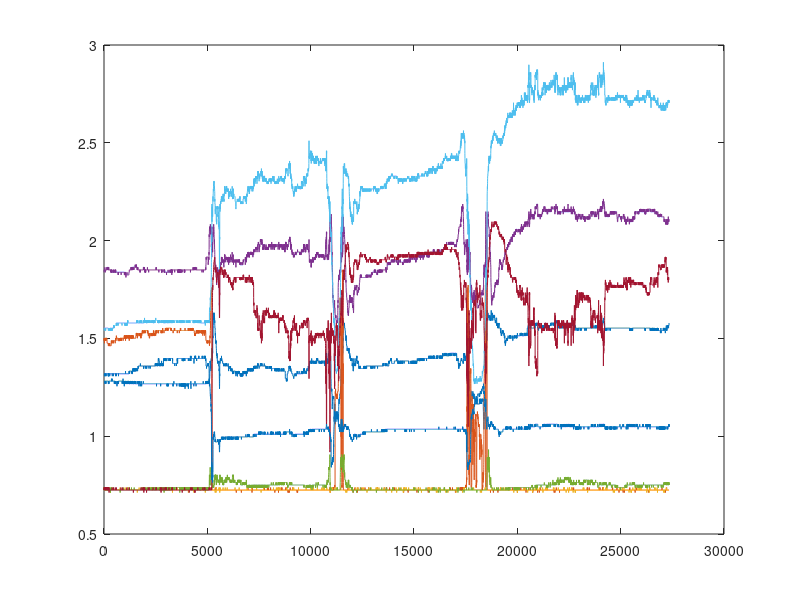

MATLAB code for this plot: (Note: this script raises an error after producing the figure.)
% Malthe extra data
extraData = load('MaltheNewDataInward5.mat')
extraDatafsr = extraData.raw_data.open;
extraDatafsr = extraDatafsr.fsr_data;
plot(extraDatafsr)
%%
extraInterval = {[1,1001],[1001,2001],[8000,9000],[9001,10001],[14000,15000],[15001,16001],[21000,22000],[24001,25001]}
cutExtraData = extract_and_plot_intervals(extraDatafsr,extraInterval);
for i = 1:8
    filename = sprintf('dataMaltheExtraDataInward5%01d.xls',i);
    xlswrite(filename, cutExtraData(:,:,i))
end
%% Malthe new data no load
newMaltheNoLoad = load('MaltheNoLoadNew.mat')
newMaltheNoLoadfsr = newMaltheNoLoad.raw_data.open;
newMaltheNoLoadfsr = newMaltheNoLoadfsr.fsr_data;

plot(newMaltheNoLoadfsr)
%% Malthe new data flexed no load
newIntervalsNoLoad = {[1,5000]}
cutNewMaltheNoLoadfsr = extract_and_plot_intervals(newMaltheNoLoadfsr,newIntervalsNoLoad);

filename = sprintf('dataNewMaltheNoLoadfsrFlexed.xls');
xlswrite(filename, cutNewMaltheNoLoadfsr(:,:,1))

%% Malthe new data Rest no load
newIntervalsNoLoadRest = {[7001,12000]}
cutNewMaltheNoLoadfsrRest = extract_and_plot_intervals(newMaltheNoLoadfsr,newIntervalsNoLoadRest);

filename = sprintf('dataNewMaltheNoLoadfsrRest.xls');
xlswrite(filename, cutNewMaltheNoLoadfsrRest(:,:,1))
%% Malthe new data load 1
newMaltheLoad = load('MaltheLoadNew.mat')
newMaltheLoadfsr = newMaltheLoad.raw_data.open;
newMaltheLoadfsr = newMaltheLoadfsr.fsr_data;

plot(newMaltheLoadfsr)
%% Malthe new data load 1 flexed
newIntervalsLoad = {[1,5000]}
cutNewMaltheLoadfsr = extract_and_plot_intervals(newMaltheLoadfsr,newIntervalsLoad);

filename = sprintf('dataNewMaltheLoadfsrFlexed.xls');
xlswrite(filename, cutNewMaltheLoadfsr(:,:,1))
%% Malthe new data load 1 rest
newIntervalsLoadRest = {[7001,12000]}
cutNewMaltheLoadfsrRest = extract_and_plot_intervals(newMaltheLoadfsr,newIntervalsLoadRest);

filename = sprintf('dataNewMaltheLoadfsrRest.xls');
xlswrite(filename, cutNewMaltheLoadfsrRest(:,:,1))
%% Malthe new data load 2
newMaltheLoad2 = load('MaltheLoad2New.mat')
newMaltheLoad2fsr = newMaltheLoad2.raw_data.open;
newMaltheLoad2fsr = newMaltheLoad2fsr.fsr_data;

plot(newMaltheLoad2fsr)
%% Malthe new data load 2 flexed
newIntervalsLoad2 = {[1,5000]}
cutNewMaltheLoad2fsr = extract_and_plot_intervals(newMaltheLoad2fsr,newIntervalsLoad2);

filename = sprintf('dataNewMaltheLoad2fsrFlexed.xls');
xlswrite(filename, cutNewMaltheLoad2fsr(:,:,1))
%% Malthe new data load 2 rest
newIntervalsLoad2Rest = {[9000,13000]}
cutNewMaltheLoad2fsrRest = extract_and_plot_intervals(newMaltheLoad2fsr,newIntervalsLoad2Rest);

filename = sprintf('dataNewMaltheLoad2fsrRest.xls');
xlswrite(filename, cutNewMaltheLoad2fsrRest(:,:,1))
%%
% Malthe Large Load
MaltheLargeLoad = load('MaltheLargePayload.mat');
MaltheLargeLoadfsr = MaltheLargeLoad.raw_data.open;
MaltheLargeLoadfsr = MaltheLargeLoadfsr.fsr_data;

plot(MaltheLargeLoadfsr)
%% Malthe Large load Extract xls files flexed
Intervalslarge1 = {[4200,6400],[9700,12400],[16000,18750],[21650,24100],[28200,31000],[34530,37000],[40481,42641],[46483,49384],[52714,55300],[58900,60900]}
cutMaltheLargeLoadfsr = extract_and_plot_intervals(MaltheLargeLoadfsr,Intervalslarge1);
for i = 1:10
    filename = sprintf('dataMaltheLargeLoadfsrFlexed%04d.xls',i);
    xlswrite(filename, cutMaltheLargeLoadfsr(:,:,i))
end
%% Malthe Large load Extract xls files rest
Intervalslarge2 = {[6500,9500],[12600,15600],[19000,21500],[26000,28000],[31500,34000],[37500,40000],[43500,46000],[50000,52500],[55500,58000]}
cutMaltheLargeLoadfsr = extract_and_plot_intervals(MaltheLargeLoadfsr,Intervalslarge2);
for i = 1:9
    filename = sprintf('dataMaltheLargeLoadfsrRest%04d.xls',i);
    xlswrite(filename, cutMaltheLargeLoadfsr(:,:,i))
end
%% Malthe no load
MaltheNoLoad = load('dataMaltheNoLoad.mat');

MaltheNoLoadfsr = MaltheNoLoad.raw_data.open;

MaltheNoLoadfsr = MaltheNoLoadfsr.fsr_data;

plot(MaltheNoLoadfsr)
%% Malthe no load Extract xls files flexed
Intervals = {[565,3117],[6346,9361],[12549,15348],[18617,21511],[24743,27567],[30742,33730],[36939,39912],[42995,45861],[49136,52030],[55343,58307]};
cutMaltheNoLoadfsr = extract_and_plot_intervals(MaltheNoLoadfsr, Intervals);
for i = 1:10
    filename = sprintf('dataMaltheNoLoadFlexed%04d.xls',i);
    xlswrite(filename, cutMaltheNoLoadfsr(:,:,i))
end

%% Malthe no load Extract xls files rest
Intervals1 = {[3157,6306],[9401,12509],[15408,18577],[21561,24703],[27607,30702],[33770,36899],[39952,42955],[45901,49096],[52070,55303],[58347,61100]};
cutMaltheNoLoadfsr = extract_and_plot_intervals(MaltheNoLoadfsr, Intervals1);
for i = 1:10
    filename = sprintf('dataMaltheNoLoadRest%04d.xls',i);
    xlswrite(filename, cutMaltheNoLoadfsr(:,:,i))
end

%% Louis No Load
LouisNoLoad = load('dataLouisNoLoad.mat');

LouisNoLoadfsr = LouisNoLoad.raw_data.open;

LouisNoLoadfsr = LouisNoLoadfsr.fsr_data;

plot(LouisNoLoadfsr)
%% Louis no load Extract xls files edges
Intervals12 = {[500,1000],[3000,3700],[6200,6800], [9000,9600],[12100,12700],[15300,15900],[18000,18600], [21400,22000],[24450,25050],[27700,28300]};
cutLouisNoLoadedgesfsr = extract_and_plot_intervals(LouisNoLoadfsr, Intervals11);
for i = 1:10
    filename = sprintf('dataLouisNoLoadedges%04d.xls',i);
    xlswrite(filename, cutLouisNoLoadedgesfsr(:,:,i))
end
%% Malthe Load
MaltheLoad = load('dataMaltheLoad.mat');

MaltheLoadfsr = MaltheLoad.raw_data.open;

MaltheLoadfsr = MaltheLoadfsr.fsr_data;

plot(MaltheLoadfsr)
%% Malthe load Extract xls files flexed
Intervals2 = {[1,2850],[6130,9140],[12473,15245], [18534, 21382],[24801,28002],[30921,33672],[37223,39869], [43432,46101],[49202,52077],[55301,58061]};
cutMaltheLoadfsr = extract_and_plot_intervals(MaltheLoadfsr, Intervals2);
for i = 1:10
    filename = sprintf('dataMaltheLoadFlexed%04d.xls',i);
    xlswrite(filename, cutMaltheLoadfsr(:,:,i))
end
%% Malthe load Extract xls files rest
Intervals3 = {[2900,6090],[9180,12400],[15300,18400], [21400,24400 ],[28202,30800],[33800,37000],[40000,43000], [46200,49000],[52200,55200],[58200,60900]};
cutMaltheLoadfsr = extract_and_plot_intervals(MaltheLoadfsr, Intervals3);
for i = 1:10
    filename = sprintf('dataMaltheLoadRest%04d.xls',i);
    xlswrite(filename, cutMaltheLoadfsr(:,:,i))
end
%% Louis Load
LouisLoad = load('dataLouisLoad.mat');

LouisLoadfsr = LouisLoad.raw_data.open;

LouisLoadfsr = LouisLoadfsr.fsr_data;

plot(LouisLoadfsr)
%% Louis load Extract xls files flexed
Intervals4 = {[566,3200],[6440,9427],[12711,15539], [18535,21617],[24841,27744],[30895,34012],[37059,40021], [43280,46199],[49221,52384],[55506,58756]};
cutLouisLoadfsr = extract_and_plot_intervals(LouisLoadfsr, Intervals4);
for i = 1:10
    filename = sprintf('dataLouisLoadFlexed%04d.xls',i);
    xlswrite(filename, cutLouisLoadfsr(:,:,i))
end
%% Louis load Extract xls files Rest
Intervals4 = {[3250,6300],[9500,12600],[15600,18400], [21700,24800],[27800,30800],[34100,37000],[40100,43200], [46300,49200],[52400,55400],[58800,61100]};
cutLouisLoadfsr = extract_and_plot_intervals(LouisLoadfsr, Intervals4);
for i = 1:10
    filename = sprintf('dataLouisLoadRest%04d.xls',i);
    xlswrite(filename, cutLouisLoadfsr(:,:,i))
end
%% Louis load Extract xls files edges
Intervals11 = {[1,566],[3200,3700],[6200,6800], [9300,9900],[12500,13000],[15400,15900],[18400,19000], [21500,22000],[24500,25000],[27700,28200]};
cutLouisLoadedgesfsr = extract_and_plot_intervals(LouisLoadfsr, Intervals11);
for i = 1:10
    filename = sprintf('dataLouisLoadedges%04d.xls',i);
    xlswrite(filename, cutLouisLoadedgesfsr(:,:,i))
end
%% Emil Load
EmilLoad = load('EmilLoad.mat');
EmilLoadfsr = EmilLoad.raw_data.open;
EmilLoadfsr = EmilLoadfsr.fsr_data;

plot(EmilLoadfsr)
%% Emil Load Extract xls files Flexed
Intervals5 ={[1259,5040],[9941,14046],[19151,23213],[28494,32594],[37722,41516],[46758,50857],[56115,59812],[65188,68902],[74422,78293],[83649,87481]};
cutEmilLoadfsr = extract_and_plot_intervals(EmilLoadfsr, Intervals5);
for i = 1:10
    filename = sprintf('dataEmilLoadFlexed%04d.xls',i);
    xlswrite(filename, cutEmilLoadfsr(:,:,i));
end
%% Emil Load Extract xls files Rest
Intervals6 ={[5100,9700],[14300,19000],[23400,28400],[32700,37600],[41600,46600],[51000,56000],[60000,65000],[69000,74300],[78500,83500],[87600,91760]};
cutEmilLoadfsr = extract_and_plot_intervals(EmilLoadfsr, Intervals6);
for i = 1:10
    filename = sprintf('dataEmilLoadRest%04d.xls',i);
    xlswrite(filename, cutEmilLoadfsr(:,:,i));
end
%% Emil No Load
EmilNoLoad = load('EmilNoLoad.mat');
EmilNoLoadfsr = EmilNoLoad.raw_data.open;
EmilNoLoadfsr = EmilNoLoadfsr.fsr_data;

plot(EmilNoLoadfsr)
%% Emil No Load Extract xls files Flexed
Intervals7 = {[462,4503],[9624,13781],[18685,22799],[27773,31989],[37114,41196],[46035,50337],[55341,59577],[64668,68856],[73908,78159],[82998,87264]};
cutEmilNoLoadfsr = extract_and_plot_intervals(EmilNoLoadfsr, Intervals7);
for i = 1:10
    filename = sprintf('dataEmilNoLoadFlexed%04d.xls',i);
    xlswrite(filename, cutEmilNoLoadfsr(:,:,i));
end
%% Emil No Load Extract xls files Rest
Intervals8 = {[4600,9600],[13900,18500],[22900,27500],[32000,37000],[41300,46000],[50300,55300],[59500,64500],[68900,73500],[78200,82500],[87400,91740]};
cutEmilNoLoadfsr = extract_and_plot_intervals(EmilNoLoadfsr, Intervals8);
for i = 1:10
    filename = sprintf('dataEmilNoLoadRest%04d.xls',i);
    xlswrite(filename, cutEmilNoLoadfsr(:,:,i));
end
%% Malthe Load rising edges
Intervals9 = {[2500,3000],[5600,6200],[8700,9500], [11500,12700],[15000,16000],[18000,18500],[21000,22000], [24000,25000],[27500,28500],[30000,31100]};
cutMaltheLoadedgesfsr = extract_and_plot_intervals(MaltheLoadfsr, Intervals9);
for i = 1:10
    filename = sprintf('dataMaltheLoadEdges%04d.xls',i);
    xlswrite(filename, cutMaltheLoadedgesfsr(:,:,i));
end
%% Malthe No Load rising edges
Intervals10 = {[2800,3500],[5900,6500],[9300,9800], [12000,12700],[15100,15600],[18000,18800],[21200,21800], [24300,24800],[27500,28200],[30000,30800]};
cutMaltheNoLoadedgesfsr = extract_and_plot_intervals(MaltheNoLoadfsr, Intervals10);
for i = 1:10
    filename = sprintf('dataMaltheNoLoadEdges%04d.xls',i);
    xlswrite(filename, cutMaltheNoLoadedgesfsr(:,:,i));
end

%% Extraction Function
function [extracted_intervals_array] = extract_and_plot_intervals(signals_array, intervals)
    % Define the desired sample size for each interval
    sample_size = 500;

    % Initialize a cell array to store the extracted intervals
    extracted_intervals = cell(length(intervals), 1);

    % Loop through each specified interval and extract it from the array
    for i = 1:length(intervals)
        start_idx = intervals{i}(1);
        end_idx = intervals{i}(2);

        interval_data = signals_array(start_idx:end_idx, :);

        % If the interval size is greater than the desired sample size,
        % downsample it to the desired size
        if size(interval_data, 1) > sample_size
            downsampled_idx = round(linspace(1, size(interval_data, 1), sample_size));
            interval_data = interval_data(downsampled_idx, :);
        end

        extracted_intervals{i} = interval_data;
    end

    % Convert the cell array of extracted intervals into a 3D array
    extracted_intervals_array = cat(3, extracted_intervals{:});

    % Plot the extracted intervals
    num_intervals = size(extracted_intervals_array, 3);
    num_plots = ceil(num_intervals / 5); % Each figure will contain up to 5 intervals
    for fig = 1:num_plots
        figure;
        for i = (5*(fig-1) + 1):min(5*fig, num_intervals)
            subplot(min(5, num_intervals - 5*(fig-1)), 1, i - 5*(fig-1));
            plot(extracted_intervals_array(:, :, i));
            title(['Interval ', num2str(i)]);
            xlabel('Sample');
            ylabel('Signal Value');
        end
    end
end
